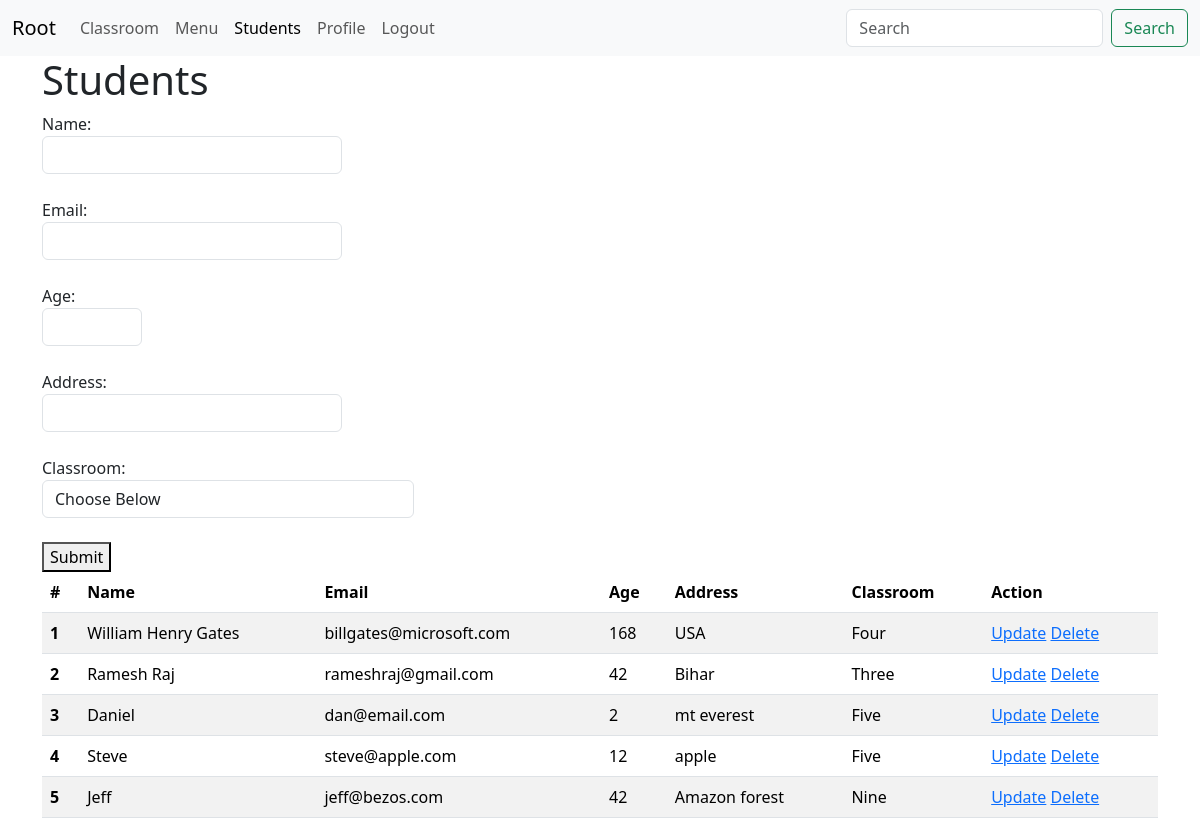
Page /crud/student/ (signed in) on the earlier database version.
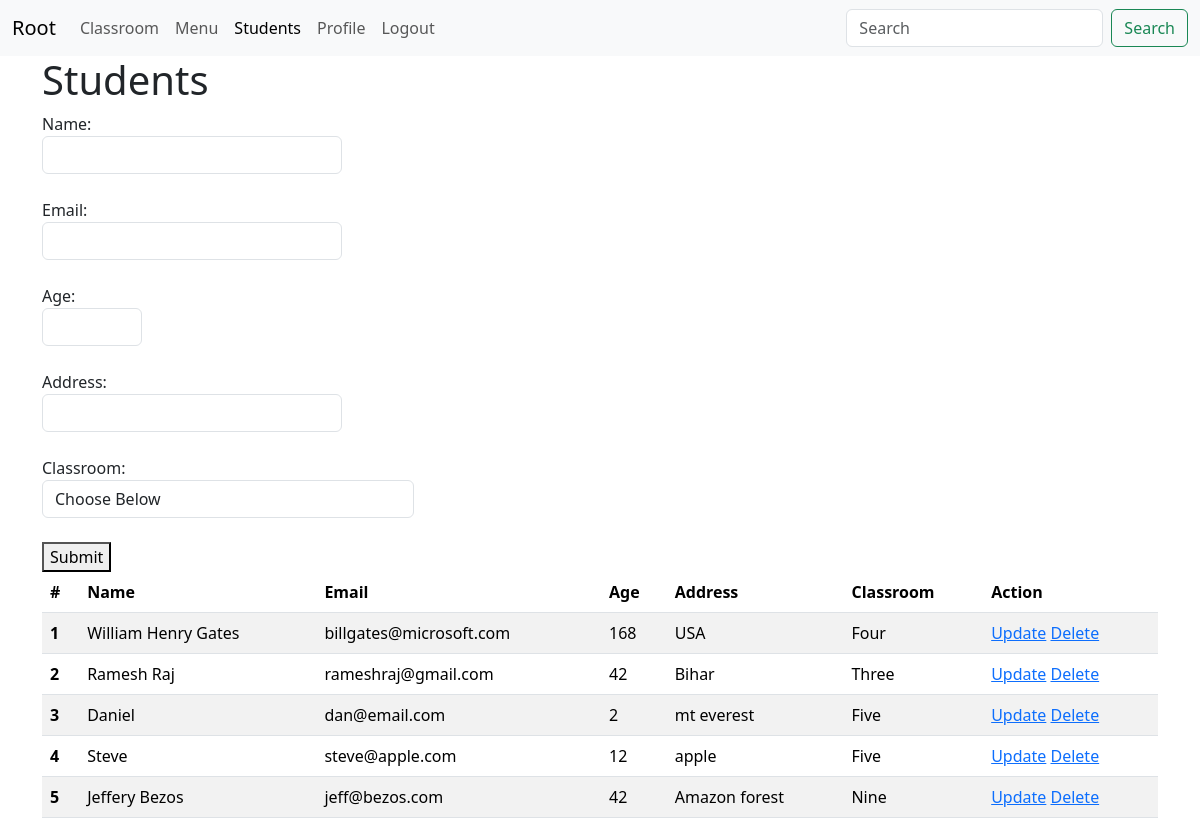
Same page on the later database version.
### crud/models.py (models this page shows, shortened)
class Student(models.Model):
    name = models.CharField(max_length=20)
    email = models.EmailField(max_length=40)
    age = models.IntegerField()
    address = models.CharField(max_length=20)
    classroom = models.ForeignKey(ClassRoom, on_delete=models.CASCADE)

class ClassRoom(models.Model):
    name = models.CharField(max_length=20)

### crud/views.py (the view, shortened to what this page needs)
# urls.py: path('', students, name='students'),
@login_required
def students(request):
    students = Student.objects.all()  # [obj1, obj2, obj3]
    classrooms = ClassRoom.objects.all()
    return render(request, template_name='crud/student.html',
                  context={"students": students, "title": "Students", "classrooms": classrooms, "student_active": "active"})

### crud/templates/crud/student.html (shortened to what this page needs)
{% extends 'core/base.html' %}
{% block content %}
<h1>Students</h1>
<form method="post" action="{% url 'crud_students' %}">
    Name:<br>
    <input class="form form-control" name="name" style="width:300px"><br>
    Email:<br>
    <input class="form form-control" name="email" style="width:300px"><br>
    Age:<br>
    <input class="form form-control" name="age" style="width:100px"><br>
    Address:<br>
    <input class="form form-control" name="address" style="width:300px"><br>
     <div class="form-group col-md-4">
      <label for="inputState">Classroom:</label>
      <select id="inputState" class="form-control" name="classroom">
        <option value="9">Choose Below</option>
      </select>
    </div><br>
    <button type="submit">Submit</button>
</form>
<table class="table table-striped">
    <thead>
    <tr>
        <th scope="col">#</th>
        <th scope="col">Name</th>
        <th scope="col">Email</th>
        <th scope="col">Age</th>
        <th scope="col">Address</th>
        <th scope="col">Classroom</th>
        <th scope="col">Action</th>
    </tr>
    </thead>
    <tbody>
    {% for student in students %}
    <tr>
        <th scope="row">{{forloop.counter}}</th>
        <td>{{student.name}}</td>
        <td>{{student.email}}</td>
        <td>{{student.age}}</td>
        <td>{{student.address}}</td>
        <td>{{student.classroom.name}}</td>
        <td>
            <a href="{% url 'update_student' student.id %}">Update</a>
            <a href="{% url 'delete_student' student.id %}">Delete</a>
        </td>
    </tr>
    {% endfor %}
    </tbody>
</table>
{% endblock %}

Differences in the rows shown:
changed Student "jeff@bezos.com": name "Jeff" → "Jeffery Bezos"
